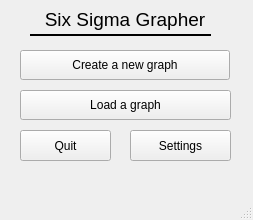
<?xml version="1.0" encoding="UTF-8"?>
<ui version="4.0">
 <class>MainWindow</class>
 <widget class="QMainWindow" name="MainWindow">
  <property name="geometry">
   <rect>
    <x>0</x>
    <y>0</y>
    <width>253</width>
    <height>220</height>
   </rect>
  </property>
  <property name="windowTitle">
   <string>MainWindow</string>
  </property>
  <widget class="QWidget" name="centralwidget">
   <widget class="QPushButton" name="newGraphButton">
    <property name="geometry">
     <rect>
      <x>20</x>
      <y>50</y>
      <width>210</width>
      <height>30</height>
     </rect>
    </property>
    <property name="text">
     <string>Create a new graph</string>
    </property>
   </widget>
   <widget class="QPushButton" name="loadGraphButton">
    <property name="geometry">
     <rect>
      <x>20</x>
      <y>90</y>
      <width>211</width>
      <height>30</height>
     </rect>
    </property>
    <property name="text">
     <string>Load a graph</string>
    </property>
   </widget>
   <widget class="QPushButton" name="quitButton">
    <property name="geometry">
     <rect>
      <x>20</x>
      <y>130</y>
      <width>91</width>
      <height>31</height>
     </rect>
    </property>
    <property name="text">
     <string>Quit</string>
    </property>
   </widget>
   <widget class="QPushButton" name="settingsButton">
    <property name="geometry">
     <rect>
      <x>130</x>
      <y>130</y>
      <width>101</width>
      <height>31</height>
     </rect>
    </property>
    <property name="text">
     <string>Settings</string>
    </property>
   </widget>
   <widget class="QLabel" name="label">
    <property name="geometry">
     <rect>
      <x>20</x>
      <y>-1</y>
      <width>210</width>
      <height>41</height>
     </rect>
    </property>
    <property name="font">
     <font>
      <pointsize>14</pointsize>
     </font>
    </property>
    <property name="text">
     <string>Six Sigma Grapher</string>
    </property>
    <property name="alignment">
     <set>Qt::AlignCenter</set>
    </property>
   </widget>
   <widget class="Line" name="line">
    <property name="geometry">
     <rect>
      <x>30</x>
      <y>20</y>
      <width>181</width>
      <height>31</height>
     </rect>
    </property>
    <property name="font">
     <font>
      <weight>50</weight>
      <bold>false</bold>
     </font>
    </property>
    <property name="frameShadow">
     <enum>QFrame::Plain</enum>
    </property>
    <property name="lineWidth">
     <number>2</number>
    </property>
    <property name="orientation">
     <enum>Qt::Horizontal</enum>
    </property>
   </widget>
  </widget>
  <widget class="QMenuBar" name="menubar">
   <property name="geometry">
    <rect>
     <x>0</x>
     <y>0</y>
     <width>253</width>
     <height>21</height>
    </rect>
   </property>
  </widget>
  <widget class="QStatusBar" name="statusbar"/>
 </widget>
 <resources/>
 <connections/>
</ui>
